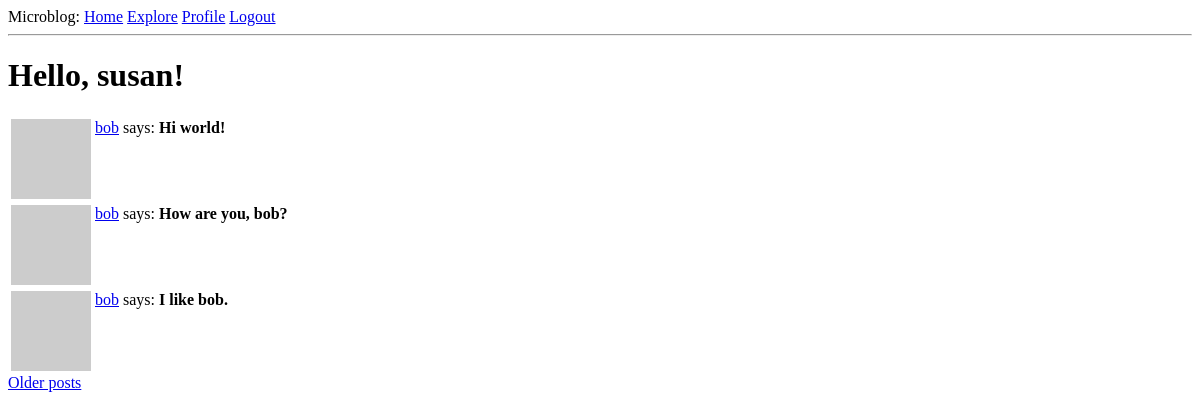
The page /explore (signed in) on the database as committed earlier.
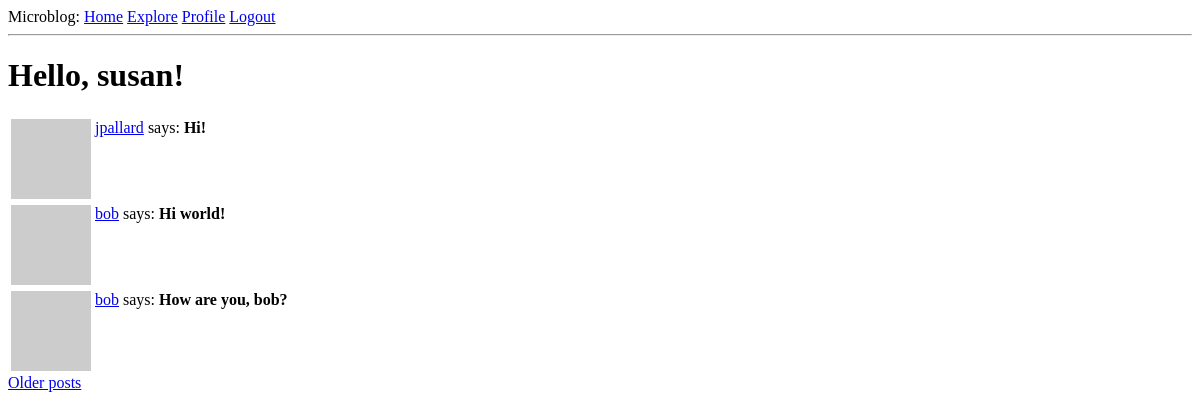
The same page on the database as committed later.
### app/models.py (models this page shows, shortened)
class Post(db.Model):
    id = db.Column(db.Integer, primary_key = True)
    body = db.Column(db.String(140))
    timestamp = db.Column(db.DateTime, index = True, default = datetime.utcnow)
    user_id = db.Column(db.Integer, db.ForeignKey('user.id'))

class User(UserMixin, db.Model):
    id = db.Column(db.Integer, primary_key = True)
    username = db.Column(db.String(64), index = True, unique = True)
    email = db.Column(db.String(120), index = True, unique = True)
    password_hash = db.Column(db.String(128))
    posts = db.relationship('Post', backref = 'author', lazy = 'dynamic')
    about_me = db.Column(db.String(140))
    last_seen = db.Column(db.DateTime, default = datetime.utcnow)
    followed = db.relationship(
        'User', secondary=followers,
        primaryjoin=(followers.c.follower_id == id),
        secondaryjoin=(followers.c.followed_id == id),
        backref=db.backref('followers', lazy='dynamic'), lazy='dynamic')
    def avatar(self, size):
        digest = md5(self.email.lower().encode('utf-8')).hexdigest()
        return f'http://www.gravatar.com/avatar/{digest}?d=identicon&s={size}'

### app/routes.py (the view)
@app.route("/explore")
@login_required
def explore():
    page = request.args.get("page", 1, type=int)
    posts = Post.query.order_by(Post.timestamp.desc()).paginate(
        page=page, per_page=app.config["POSTS_PER_PAGE"], error_out=False
    )
    next_url = url_for("explore", page=posts.next_num) if posts.has_next else None
    prev_url = url_for("explore", page=posts.prev_num) if posts.has_prev else None
    return render_template(
        "explore.html",
        title="Explore",
        posts=posts.items,
        next_url=next_url,
        prev_url=prev_url,
    )

### app/models.py (called while the page is built)
@login.user_loader
def load_user(id):
    return User.query.get(int(id))

### app/routes.py (called while the page is built)
@app.before_request
def before_request():
    if current_user.is_authenticated:
        current_user.last_seen = datetime.utcnow()
        db.session.commit()

### app/templates/explore.html (shortened to what this page needs)
{%extends "base.html"%}
{%block content%}
    <body>
        <h1>Hello, {{ current_user.username }}!</h1>
        {% for post in posts %}
        {% include '_post.html' %}
        {% endfor %}
        {% if next_url %}
        <a href="{{ next_url }}">Older posts</a>
        {% endif %}
    </body>
{%endblock%}

### app/templates/_post.html
<table>
    <tr valign = "top">
        <td><img src = " {{ post.author.avatar(36) }}"></td>
        <td>
            <a href="{{ url_for('user', username = post.author.username) }}">
                {{ post.author.username }}</a> says: <b>{{ post.body }}</b>
        </td>
    </tr>
</table>

Rows that differ between the two databases and show on the page:
no longer on this page (row unchanged): Post: author.username "bob", body "I like bob."
added Post: author.username "jpallard", body "Hi!"
